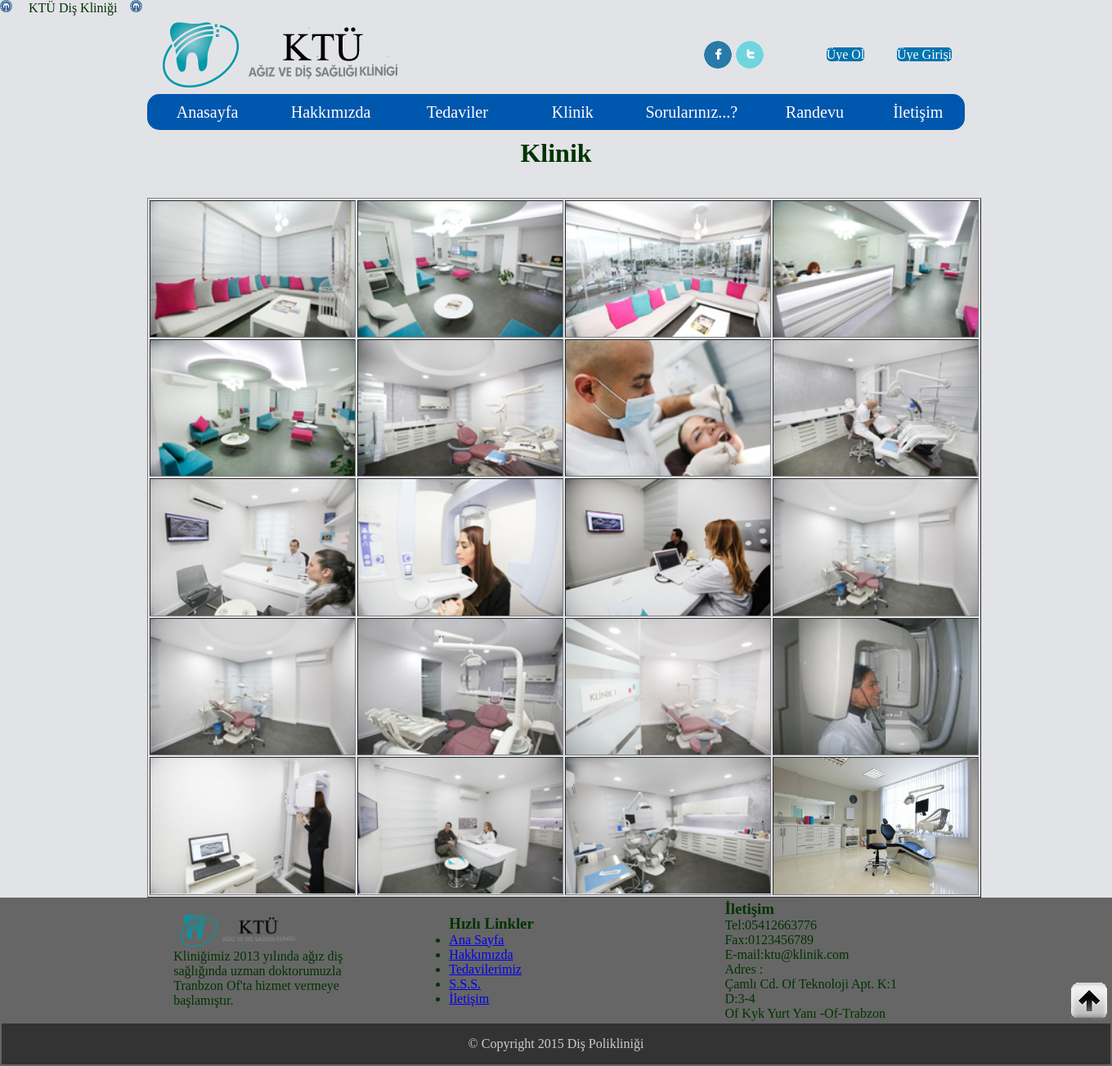
The page /proje/klinik.php on the database its author committed.
### tables this page shows
CREATE TABLE IF NOT EXISTS `kayanyazi` (
  `id` int(11) NOT NULL AUTO_INCREMENT,
  `icerik` varchar(1000) NOT NULL,
  PRIMARY KEY (`id`)
);

CREATE TABLE IF NOT EXISTS `klinik` (
  `id` int(5) NOT NULL AUTO_INCREMENT,
  `resim1` varchar(1000) NOT NULL,
  `resim2` varchar(1000) NOT NULL,
  `resim3` varchar(1000) NOT NULL,
  `resim4` varchar(1000) NOT NULL,
  PRIMARY KEY (`id`)
);

CREATE TABLE IF NOT EXISTS `footeryazi` (
  `id` int(2) NOT NULL AUTO_INCREMENT,
  `yazi` varchar(10000) NOT NULL,
  PRIMARY KEY (`id`)
);

CREATE TABLE IF NOT EXISTS `iletisim` (
  `id` int(3) NOT NULL AUTO_INCREMENT,
  `icerik` varchar(1000) NOT NULL,
  PRIMARY KEY (`id`)
);

### proje/klink_icerik/klinikicerik.php (the view, shortened to what this page needs)
<?php
echo("<br/><br/>");
$sayi=0;
$sorgu=mysql_query("SELECT * FROM klinik");
if($sorgu)
{
   echo"<table border='1'>";
   while ($satir=mysql_fetch_array($sorgu))
   {
     $resim1=$satir["resim1"];
     $resim2=$satir["resim2"];
     $resim3=$satir["resim3"];
     $resim4=$satir["resim4"];
     echo"<tr>
     <td ><a href='$resim1'><img src='$resim1' title='resim".$sayi++."' width='250' heigth='140'></a></td>
     <td><a href='$resim2'><img src='$resim2' title='resim".$sayi++."' width='250' heigth='140'></a></td>
     <td><a href='$resim3'><img src='$resim3' title='resim".$sayi++."' width='250' heigth='140'></a></td>
     <td><a href='$resim4'><img src='$resim4' title='resim".$sayi++."' width='250' heigth='140'></a></td>
     </tr>";
   }
   echo"</table>";
}
?>

### proje/header.php (shortened to what this page needs)
<marquee><img src="ikonlar/ktulogo.png" width="15" height="15"/> &nbsp; &nbsp;
<?php include"baglantiDB.php";
$sorgu=mysql_query("SELECT * FROM kayanyazi ORDER BY id ASC LIMIT 1");
if ($sorgu)
{
  while ($satir=mysql_fetch_array($sorgu))
  {
    echo $satir["icerik"];
  }
}
else
  echo"sorguda hata oluştu";
?>
 &nbsp; &nbsp;<img src="ikonlar/ktulogo.png" width="15" height="15"/></marquee>
<div id="header" >
  <div id="logo">
    <table width="1000" height="53" border="0">
    <tr>
      <td width="330" height="92"><p><img src="ikonlar/logo.png" alt="KTÜ diş kliniği" title="KTÜ Diş Kliniği" width="358" height="92"></p></td>
      <td width="344">&nbsp;&nbsp;&nbsp;</td>
      <td width="37"><a href="http://www.facebook.com" target="_blank"><img src="ikonlar/icon-facebook.png" alt="Facebook" name="face" id="Image1" title="facebook"/></a></td>
      <td width="37"><a href="http://www.twitter.com" target="_blank"><img src="ikonlar/icon-twitter.png" alt="Twitter" title="twiter" name="twit" id="Image2"/></a></td>
       <td width="50" >
       </td>
      <td width="100">  <center>  <?php
	  if(@!$_SESSION['oturumuye']==true)
	{
		echo" <a class='uyeolbtn' href='uyeol.php' title='uye ol'>Üye Ol </a>";
	}
	else
	{
		echo" <a class='uyesilbtn' href='uyesil.php' title='üyelik silme'>Üyelik Sil </a>";
	}
	  ?>
      </center></td>
  <td width="100"><center>
   <?php
	  if(@!$_SESSION['oturumuye']==true)
	{
		echo" <a class='girisbtn' href='uyegiris.php' title='üye girişi'> Üye Girişi </a>";
	}
	else
	{
		echo" <a class='cikisbtn'  href='uye_cikis.php' title='üye çıkışı'>Üye Çıkış</a>";
	}
	  ?>
  </center>  </td>
    </tr>
  </table>
  <table class="menu"  bordercolor="#0057AE" height="44" width="1000" valign="top" border="0">
    <tr>
    <td width="141" class="button"><a href="index.php" title="Anasayfa" class="link">Anasayfa</a></td>
	<td width="153" class="button"><a href="hakkimizda.php" title="Hakkımızda" class="link">Hakkımızda</a></td>
     <td width="148" class="button"> <a href="tedaviler.php" title="Tedaviler" class="link">Tedaviler</a></td>
    <td width="126" class="button"> <a href="klinik.php" title="Klinik" class="link">Klinik</a></td>
    <td width="157" class="button"><a href="sorulariniz.php" title="Genel Sorular ve Cevaplar" class="link">Sorularınız...?</a></td>
    <td width="136" class="button"><a href="randevu.php" title="Online Randevu Alma"  class="link">Randevu</a></td>
     <td width="109" class="button"><a href="iletisim.php" title="İletişim Bilgileri" class="link">İletişim</a></td>
  </tr>
</table></center>
</div>
</div>

### proje/footer.php
<table width="100%" height="20%" border="0" align="top" bgcolor="#666"  >
  <tr class="footer1">
    <td width="200" height="150">&nbsp;</td>
    <td width="220" height="150"><h3><img src="ikonlar/logo.png" width="175" height="45" /></h3>
<?php include"baglantiDB.php";
$sorgu=mysql_query("SELECT * FROM footeryazi ORDER BY id ASC LIMIT 1");
if ($sorgu)
{
  while ($satir=mysql_fetch_array($sorgu))
  {
    echo $satir["yazi"];
  }
}
else
  echo"sorguda hata oluştu";
?>
    </td>
    <td width="100" height="150">&nbsp;</td>
    <td width="220" height="150"><h3>Hızlı Linkler</h3>
      <div>
        <ul>
          <li><a href="index.php">Ana Sayfa</a></li>
          <li><a href="hakkimizda.php">Hakkımızda</a></li>
          <li><a href="tedaviler.php">Tedavilerimiz</a></li>
          <li><a href="sorulariniz.php">S.S.S.</a></li>
          <li><a href="iletisim.php">İletişim</a></li>
        </ul>
    </div></td>
    <td width="100" height="150">&nbsp;</td>
    <td width="220" height="150"><h3>İletişim</h3>
    <?php include"baglantiDB.php";
$sorgu=mysql_query("SELECT * FROM iletisim");
if ($sorgu)
{
  while ($satir=mysql_fetch_array($sorgu))
  {
    echo $satir["icerik"];
  }
}
else
  echo"sorguda hata oluştu";
?>
      </td>
    <td width="231" height="150" valign="bottom" align="right">  <a  href=""><img src="ikonlar/ok.png" alt="ok" border="0" /></a>
</td>
  </tr>
  <tr class="footer2">
    <td height="50" colspan="7"><center>
      © Copyright 2015 Diş Polikliniği
    </center>
    </td>
  </tr>
</table>

### proje/imaj.css (style rules this page uses)
* { padding:0; margin:0; }
.footer1 { background-color:#666; }
.footer2 { background-color:#333; color:#CCC; }
body { background-color:#E2E3E7; }
#header { min-width: 1000px; background-color: #E2E3E7; height: 150px; margin: auto; width: 1000px; }
#logo { height: 70px; }
.menu { background-color:#0057AE; color:#FFF; border-radius:15px; text-align:center; }
.link { text-decoration:none; color:#FFF; font-size:20px; }
.girisbtn { color:#FFF; background-color:#0274B0; height:50px; border-radius:5px; text-decoration:none; }
.uyeolbtn { color:#FFF; background-color:#0274B0; height:30; border-radius:5px; text-decoration:none; }

### rows shown on the page
kayanyazi: icerik "KTÜ Diş Kliniği"
klinik: resim1 (picture), resim2 (picture), resim3 (picture), resim4 (picture)
klinik: resim1 (picture), resim2 (picture), resim3 (picture), resim4 (picture)
klinik: resim1 (picture), resim2 (picture), resim3 (picture), resim4 (picture)
klinik: resim1 (picture), resim2 (picture), resim3 (picture), resim4 (picture)
klinik: resim1 (picture), resim2 (picture), resim3 (picture), resim4 (picture)
footeryazi: yazi "Kliniğimiz 2013 yılında ağız diş sağlığında uzman doktorumuzla Tranbzon Of'ta hizmet vermeye başlamıştır."
iletisim: icerik "Tel:05412663776 Fax:0123456789 E-mail:ktu@klinik.com Adres : Çamlı Cd. Of Teknoloji Apt. K:1 D:3-4 Of Kyk Yurt Yanı -Of-Trabzon"
